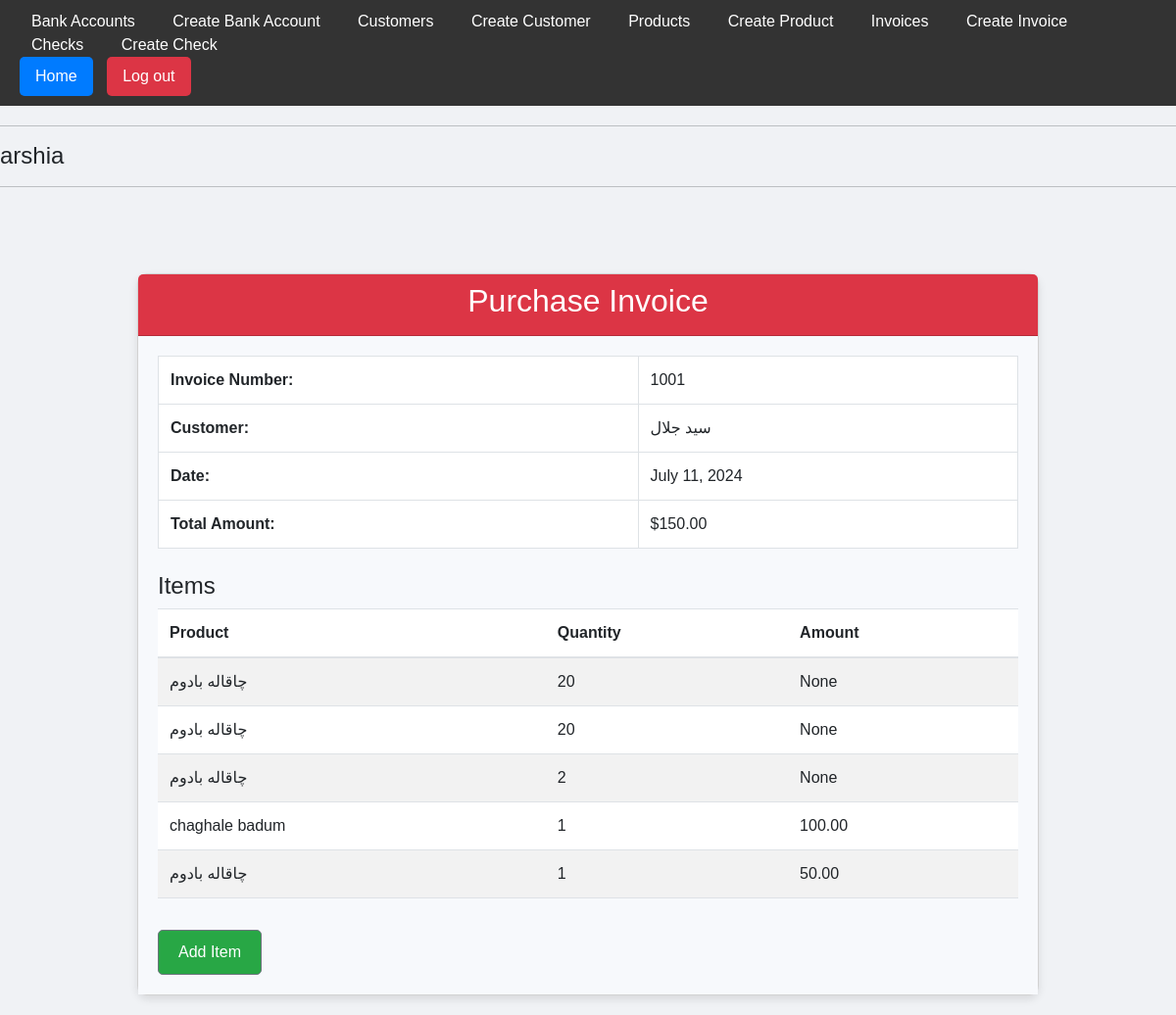
Screenshot of /invoices/1/ (signed in) with the database file from the repository.
### app/models.py (models this page shows, shortened)
class Invoice(models.Model):
    INVOICE_TYPES = (
        ('purchase', 'Purchase'),
        ('sale', 'Sale'),
    )
    user = models.ForeignKey(User, on_delete=models.CASCADE, null=True, blank=True)
    invoice_type = models.CharField(max_length=10, choices=INVOICE_TYPES)
    customer = models.ForeignKey(Customer, on_delete=models.CASCADE)
    date = models.DateField(auto_now_add=True)
    invoice_number = models.PositiveIntegerField(unique=True, blank=True, null=True)
    total_amount = models.DecimalField(max_digits=10, decimal_places=2, default=0.00, blank=True, null=True)

class Customer(models.Model):
    user = models.ForeignKey(User, on_delete=models.CASCADE, null=True, blank=True)
    name = models.CharField(max_length=100)
    email = models.EmailField()

class InvoiceItem(models.Model):
    invoice = models.ForeignKey(Invoice, related_name='invoice_items', on_delete=models.CASCADE)
    product = models.ForeignKey(Product, on_delete=models.CASCADE)
    quantity = models.PositiveIntegerField()
    amount = models.DecimalField(max_digits=10, decimal_places=2, blank=True, null=True)

class Product(models.Model):
    user = models.ForeignKey(User, on_delete=models.CASCADE, null=True, blank=True)
    name = models.CharField(max_length=100)
    price = models.DecimalField(max_digits=10, decimal_places=2)
    quantity = models.PositiveIntegerField(default=0)

### app/views.py (the view)
# urls.py: path('invoices/<int:pk>/', InvoiceDetailView.as_view(), name='invoice-detail'),
class InvoiceDetailView(LoginRequiredMixin, DetailView):
    model = Invoice
    template_name = 'app/invoice_detail.html'
    context_object_name = 'invoice'
    def get_context_data(self, **kwargs):
        context = super().get_context_data(**kwargs)
        context['items'] = self.object.invoice_items.all()
        return context

### app/templates/app/invoice_detail.html
{% extends 'app/base.html' %}
{% load static %}
{% block extra_css %}
<link rel="stylesheet" type="text/css" href="{% static 'css/invoice_detail.css' %}">
{% endblock %}
{% block content %}
<div class="container mt-5">
    <div class="card">
        {% if invoice.invoice_type == 'sale' %}
        <div class="card-header bg-primary text-white text-center">
            <h2>Sale Invoice</h2>
        </div>
        {% elif invoice.invoice_type == 'purchase' %}
        <div class="card-header bg-danger text-white text-center">
            <h2>Purchase Invoice</h2>
        </div>
        {% endif %}
        <div class="card-body">
            <table class="table table-bordered">
                <tbody>
                    <tr>
                        <th>Invoice Number:</th>
                        <td>{{ invoice.invoice_number }}</td>
                    </tr>
                    <tr>
                        <th>Customer:</th>
                        <td>{{ invoice.customer.name }}</td>
                    </tr>
                    <tr>
                        <th>Date:</th>
                        <td>{{ invoice.date }}</td>
                    </tr>
                    <tr>
                        <th>Total Amount:</th>
                        <td>${{ invoice.total_amount }}</td>
                    </tr>
                </tbody>
            </table>
            <h4 class="mt-4">Items</h4>
            <table class="table table-striped">
                <thead>
                    <tr>
                        <th>Product</th>
                        <th>Quantity</th>
                        <th>Amount</th>
                    </tr>
                </thead>
                <tbody>
                    {% for item in items %}
                    <tr>
                        <td>{{ item.product.name }}</td>
                        <td>{{ item.quantity }}</td>
                        <td>{{ item.amount }}</td>
                    </tr>
                    {% endfor %}
                </tbody>
            </table>
            <a href="{% url 'invoiceitem-create' invoice.id %}" class="btn btn-secondary mt-3">Add Item</a>
        </div>
    </div>
</div>
{% endblock %}

### app/templates/app/base.html (shortened to what this page needs)
{% load custom_filters %}
<!DOCTYPE html>
<html>
<head>
    <link href="https://cdn.jsdelivr.net/npm/bootstrap@5.3.0-alpha1/dist/css/bootstrap.min.css" rel="stylesheet">
    {% load static %}
    <link rel="stylesheet" type="text/css" href="{% static 'css/base.css' %}">
    {% block extra_css %}
    {% endblock %}
</head>
<body>
    <header>
        <nav>
            <ul class="nav-menu">
                <li><a href="{% url 'bankaccount-list' %}">Bank Accounts</a></li>
                <li><a href="{% url 'bankaccount-create' %}">Create Bank Account</a></li>
                <li><a href="{% url 'customer-list' %}">Customers</a></li>
                <li><a href="{% url 'customer-create' %}">Create Customer</a></li>
                <li><a href="{% url 'product-list' %}">Products</a></li>
                <li><a href="{% url 'product-create' %}">Create Product</a></li>
                <li><a href="{% url 'invoice-list' %}">Invoices</a></li>
                <li><a href="{% url 'invoice-create' %}">Create Invoice</a></li>
                <li><a href="{% url 'check-list' %}">Checks</a></li>
                <li><a href="{% url 'check-create' %}">Create Check</a></li>
            </ul>
        </nav>
        <div>
            <button onclick="window.location.href='/'">Home</button>
            <form method="post" action="{% url 'logout' %}" style="display:inline;">
                <button type="submit" class="logout">Log out</button>
            </form>
        </div>
    </header>
    <hr>
    {% if request.user.is_authenticated %}
        <h1 class="username">{{request.user}}</h1>
    {% else %}
        <a href="{% url 'login' %}">Login</a>
    {% endif %}
    <hr>
    {% block content %}{% endblock %}
</body>
</html>

### app/static/css/base.css (style rules this page uses)
body, html { margin: 0; padding: 0; font-family: Arial, sans-serif; }
header { background-color: #333; color: #fff; padding: 10px 20px; margin-bottom: 20px; }
.nav-menu { list-style-type: none; padding: 0; margin: 0; }
.nav-menu li { display: inline-block; margin-right: 10px; }
.nav-menu li a { text-decoration: none; color: #fff; padding: 8px 12px; border-radius: 5px; transition: background-color 0.3s ease; }
button { background-color: #007bff; color: #fff; padding: 8px 16px; border: none; cursor: pointer; border-radius: 5px; margin-right: 10px; }
form { display: inline; }
.logout { background-color: #dc3545; }
.username { font-size: 24px; margin-top: 10px; }
a { color: #007bff; text-decoration: none; }

### app/static/css/invoice_detail.css (style rules this page uses)
body, html { margin: 0; padding: 0; font-family: 'Arial', sans-serif; background-color: #f0f2f5; }
.container { width: 80%; margin: auto; padding: 20px; }
.card { margin-top: 20px; border-radius: 10px; box-shadow: 0 4px 8px rgba(0, 0, 0, 0.1); background-color: #ffffff; }
.card-body { padding: 20px; background-color: #f7f9fc; }
.table { width: 100%; margin-bottom: 1rem; color: #212529; border-collapse: collapse; }
.table th, .table td { padding: 0.75rem; vertical-align: top; border-top: 1px solid #dee2e6; }
.table thead th { vertical-align: bottom; border-bottom: 2px solid #dee2e6; }
.table-bordered { border: 1px solid #dee2e6; }
.table-bordered th, .table-bordered td { border: 1px solid #dee2e6; }
.table-striped tbody tr:nth-of-type(odd) { background-color: rgba(0, 0, 0, 0.05); }
.btn-secondary { background-color: #28a745; color: #fff; text-decoration: none; border-radius: 5px; text-align: center; padding: 10px 20px; transition: background-color 0.3s ease, transform 0.3s ease; }

### rows the page displays
Invoice: invoice_number "1001", customer.name "سید جلال", date "July 11, 2024", total_amount "150.00"
InvoiceItem: product.name "چاقاله بادوم", quantity "20", amount "None"
InvoiceItem: product.name "چاقاله بادوم", quantity "20", amount "None"
InvoiceItem: product.name "چاقاله بادوم", quantity "2", amount "None"
InvoiceItem: product.name "chaghale badum", quantity "1", amount "100.00"
InvoiceItem: product.name "چاقاله بادوم", quantity "1", amount "50.00"

### other values shown
{{ request.user }} "arshia"
